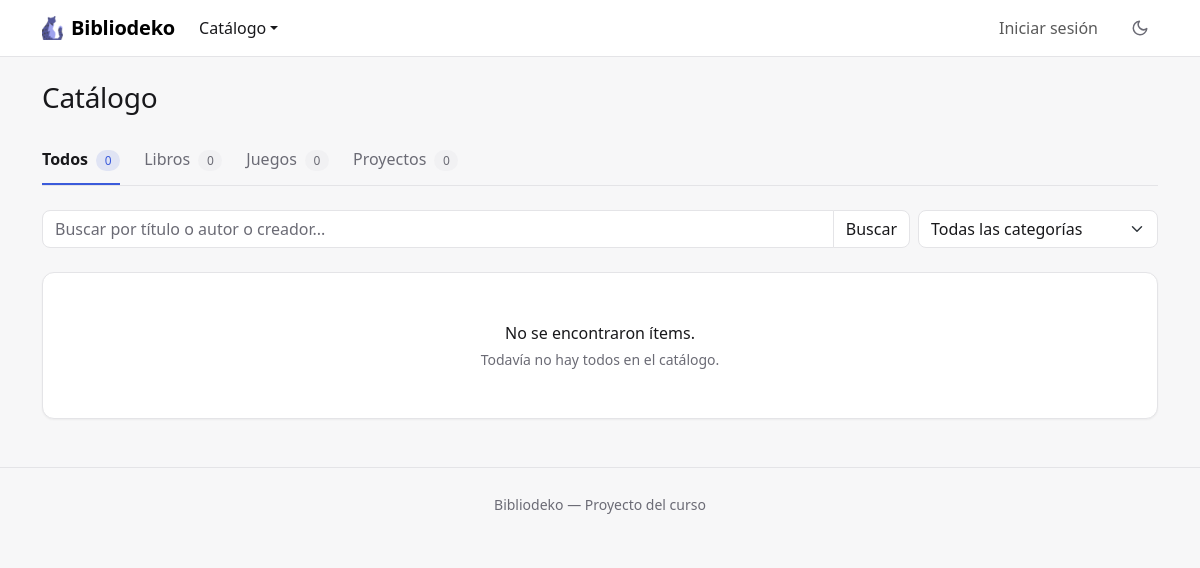
/, run on an earlier commit of the app's database.
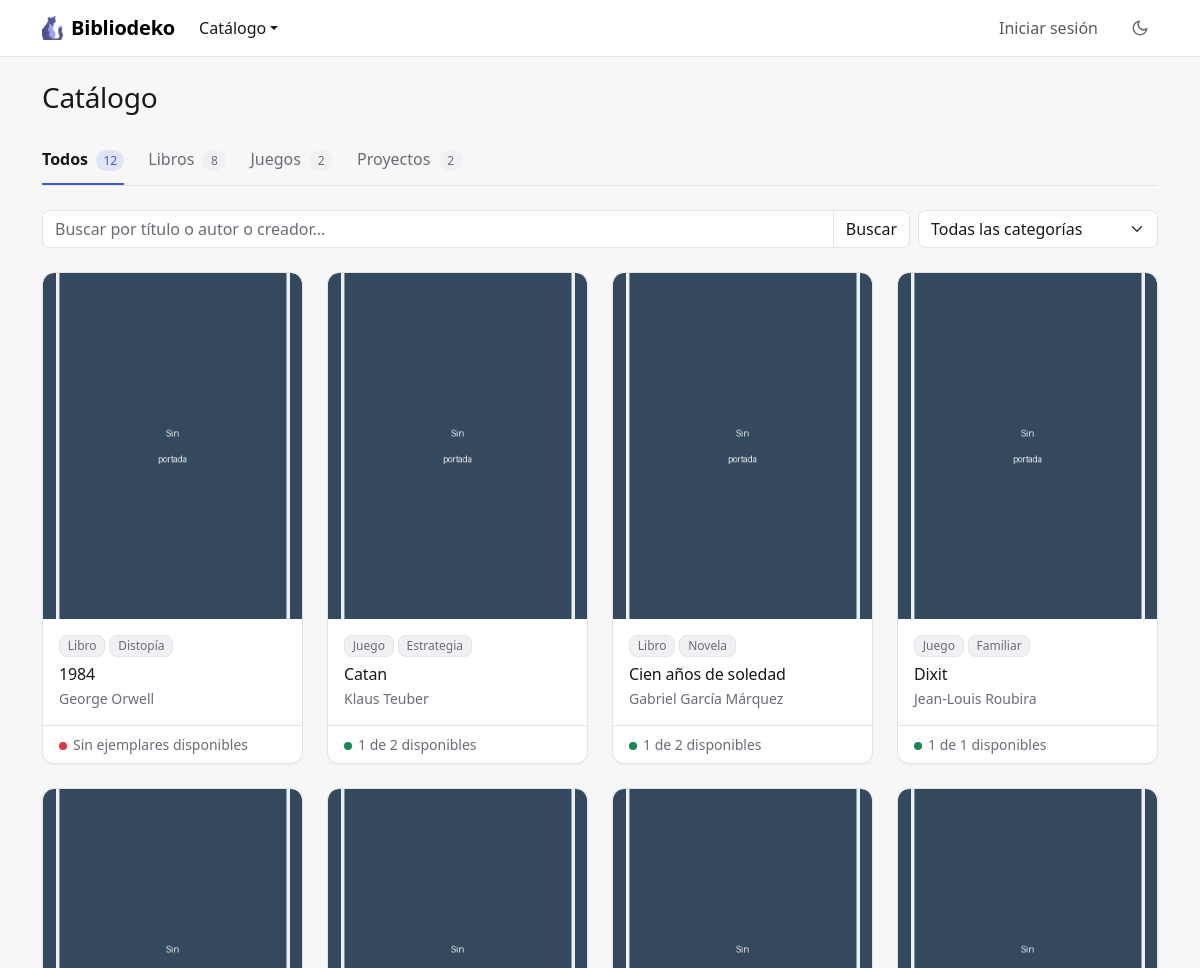
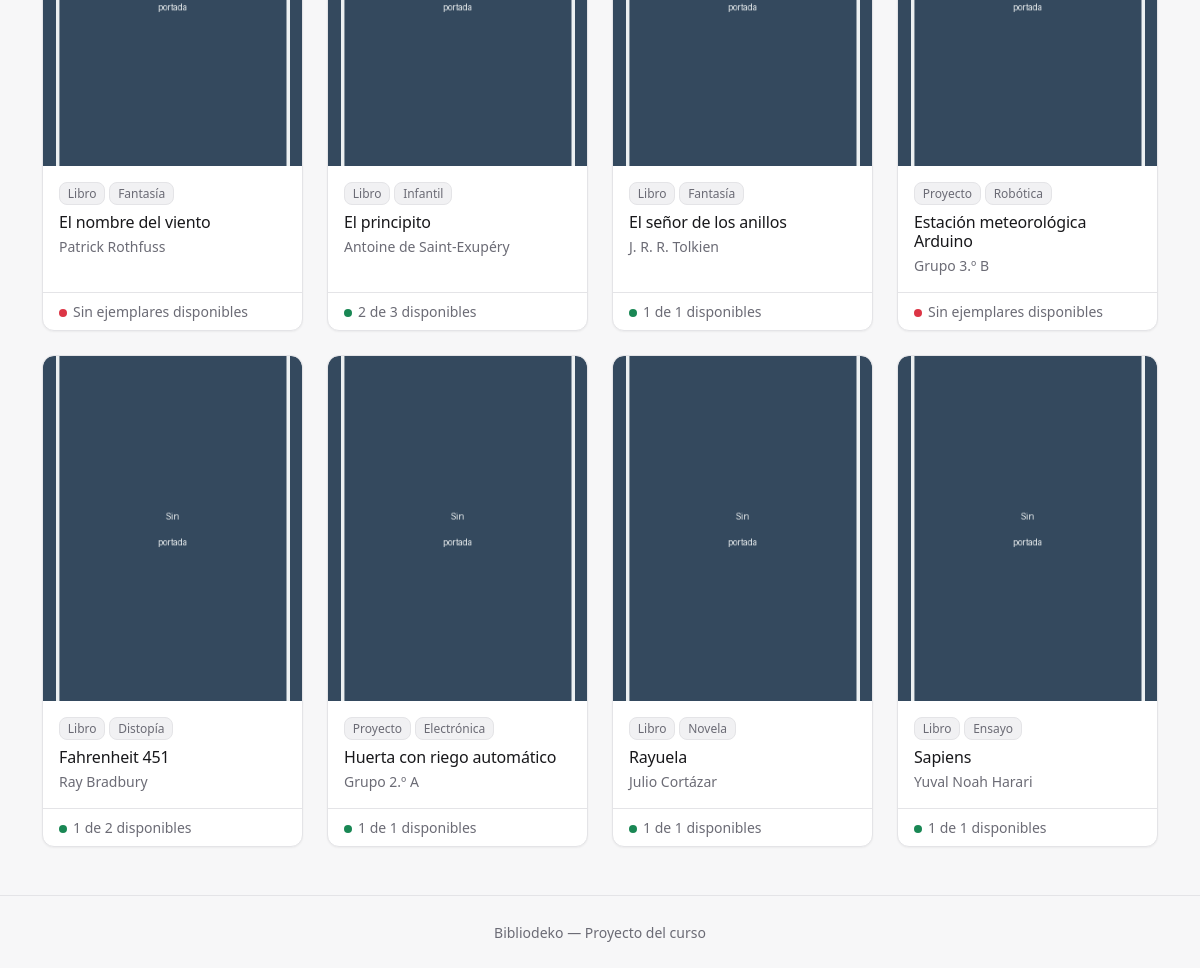
And on a later commit of the database (2 pictures, top to bottom).
### tables this page shows
CREATE TABLE IF NOT EXISTS items (
    id        INT AUTO_INCREMENT PRIMARY KEY,
    tipo      ENUM('libro', 'juego', 'proyecto') NOT NULL DEFAULT 'libro',
    titulo    VARCHAR(150) NOT NULL,
    autor     VARCHAR(100) NOT NULL,
    categoria VARCHAR(50)  NULL,
    stock     INT UNSIGNED NOT NULL DEFAULT 1,
    imagen    VARCHAR(100) NOT NULL DEFAULT 'default.png'
);

### controllers/ItemController.php (called while the page is built, shortened)
<?php
require_once __DIR__ . '/../models/Item.php';
function listarItems() {
    global $pdo;
    $tipo = $_GET['tipo'] ?? '';
    if (!in_array($tipo, Item::TIPOS)) {
        $tipo = '';
    }
    $categorias = Item::categorias($pdo);
    $categoria = $_GET['categoria'] ?? '';
    if (!in_array($categoria, $categorias, true)) {
        $categoria = '';
    }
    $filtros = [
        'q'          => trim($_GET['q'] ?? ''),
        'tipo'       => $tipo,
        'categoria'  => $categoria,
        'pagina'     => $_GET['p'] ?? 1,
        'por_pagina' => 12,
    ];
    $resultado = Item::listar($pdo, $filtros);
    $items = $resultado['filas'];
    $conteo = Item::contarPorTipo($pdo, $filtros['q'], $categoria);
    require __DIR__ . '/../views/items/listar.php';
}

### models/Item.php (called while the page is built, shortened)
<?php
class Item {
    private $tipo;
    private $titulo;
    private $autor;
    private $categoria;
    private $stock;
    private $imagen;
    private $prestados;
    private $apartados;
    public function __construct($id, $tipo, $titulo, $autor, $categoria, $stock, $imagen, $prestados, $apartados) {
        $this->tipo = $tipo;
        $this->titulo = $titulo;
        $this->autor = $autor;
        $this->categoria = $categoria;
        $this->stock = $stock;
        $this->imagen = $imagen;
        $this->prestados = $prestados;
        $this->apartados = $apartados;
    }
    public function getTipo() { return $this->tipo; }
    public function getTitulo() { return $this->titulo; }
    public function getAutor() { return $this->autor; }
    public function getCategoria() { return $this->categoria; }
    public function getStock() { return $this->stock; }
    public function getImagen() { return $this->imagen; }
    public function getDisponibles() { return $this->stock - $this->prestados - $this->apartados; }
    public static function etiquetaAutor($tipo) {
        return $tipo === '' ? 'Autor o creador' : 'Creador';
    }
    private static function selectConUso() {
        return "
            SELECT i.*,
                   (SELECT COUNT(*) FROM prestamos p WHERE p.item_id = i.id AND p.estado = 'activo') AS prestados,
                   (SELECT COUNT(*) FROM reservas r WHERE r.item_id = i.id AND " . Reserva::LISTA_VIGENTE . ") AS apartados
            FROM items i
        ";
    }
    private static function desdeFila($f) {
        return new Item($f['id'], $f['tipo'], $f['titulo'], $f['autor'], $f['categoria'], $f['stock'], $f['imagen'], $f['prestados'], $f['apartados']);
    }
    public static function listar($pdo, $filtros = []) {
        $filtros = array_merge(['q' => '', 'tipo' => '', 'categoria' => '', 'pagina' => 1, 'por_pagina' => 0], $filtros);
        $condiciones = [];
        $parametros = [];
        $where = empty($condiciones) ? '' : ' WHERE ' . implode(' AND ', $condiciones);
        $stmt = $pdo->prepare('SELECT COUNT(*) FROM items i' . $where);
        $stmt->execute($parametros);
        $total = (int) $stmt->fetchColumn();
        $sql = self::selectConUso() . $where . ' ORDER BY i.titulo';
        $paginacion = calcularPaginacion($total, $filtros['pagina'], $filtros['por_pagina']);
        $sql .= $paginacion['limite'];
        $stmt = $pdo->prepare($sql);
        $stmt->execute(array_merge([date('Y-m-d')], $parametros));
        $items = [];
        foreach ($stmt->fetchAll() as $f) {
            $items[] = self::desdeFila($f);
        }
        return ['filas' => $items, 'total' => $total, 'pagina' => $paginacion['pagina'], 'paginas' => $paginacion['paginas']];
    }
    public static function contarPorTipo($pdo, $q = '', $categoria = '') {
        $conteo = array_fill_keys(self::TIPOS, 0);
        $parametros = [];
        $sql = 'SELECT tipo, COUNT(*) AS cantidad FROM items';
        $stmt = $pdo->prepare($sql . ' GROUP BY tipo');
        $stmt->execute($parametros);
        foreach ($stmt->fetchAll() as $f) {
            $conteo[$f['tipo']] = (int) $f['cantidad'];
        }
        return $conteo;
    }
    public static function categorias($pdo) {
        $sql = "SELECT MIN(categoria) FROM items WHERE categoria <> '' GROUP BY categoria ORDER BY categoria";
        return $pdo->query($sql)->fetchAll(PDO::FETCH_COLUMN);
    }
}

### helpers.php (called while the page is built, shortened)
<?php
function esAdmin() {
    return isset($_SESSION['usuario']) && $_SESSION['usuario']['rol'] === 'admin';
}
function calcularPaginacion($total, $pagina, $porPagina) {
    $porPagina = (int) $porPagina;
    $paginas = max(1, (int) ceil($total / $porPagina));
    $pagina = min(max(1, (int) $pagina), $paginas);
    return [
        'pagina'  => $pagina,
        'paginas' => $paginas,
        'limite'  => ' LIMIT ' . $porPagina . ' OFFSET ' . ($pagina - 1) * $porPagina,
    ];
}

### views/items/listar.php (the view, shortened to what this page needs)
<?php
require __DIR__ . '/../header.php';
?>
<div class="encabezado">
  <h1 class="h3">Catálogo</h1>
</div>
<?php
$pestanas = ['' => 'Todos'] + Item::PLURALES;
$conteo[''] = array_sum($conteo);
$hayFiltros = $filtros['q'] !== '' || $categoria !== '';
?>
<ul class="nav nav-underline pestanas mb-4">
  <?php foreach ($pestanas as $clave => $nombre): ?>
    <?php $url = 'index.php?' . http_build_query(array_filter(['accion' => 'listarItems', 'tipo' => $clave, 'q' => $filtros['q'], 'categoria' => $categoria])); ?>
    <li class="nav-item">
      <a class="nav-link <?= $clave === $tipo ? 'active' : '' ?>" href="<?= htmlspecialchars($url) ?>"
        <?= $clave === $tipo ? 'aria-current="page"' : '' ?>>
        <?= htmlspecialchars($nombre) ?>
        <span class="contador"><?= htmlspecialchars($conteo[$clave]) ?></span>
      </a>
    </li>
  <?php endforeach; ?>
</ul>
<form method="GET" action="index.php" class="filtros-catalogo d-flex flex-wrap align-items-center gap-2 mb-4">
  <div class="input-group">
    <input type="search" name="q" class="form-control" aria-label="Buscar"
      placeholder="Buscar por título o <?= htmlspecialchars(mb_strtolower(Item::etiquetaAutor($tipo))) ?>..."
      value="<?= htmlspecialchars($filtros['q']) ?>">
    <button class="btn btn-outline-secondary" type="submit">Buscar</button>
  </div>
  <select name="categoria" class="form-select" aria-label="Categoría" onchange="this.form.submit()">
    <option value="">Todas las categorías</option>
  </select>
</form>
<?php if (empty($items)): ?>
  <div class="card estado-vacio">
    <p class="titulo">No se encontraron ítems.</p>
    <p class="small mb-0">
      <?php if ($hayFiltros): ?>
        Probá con otra búsqueda, otra categoría o en otra pestaña.
      <?php else: ?>
        Todavía no hay <?= htmlspecialchars(mb_strtolower($pestanas[$tipo])) ?> en el catálogo.
      <?php endif; ?>
    </p>
  </div>
<?php else: ?>
  <div class="row row-cols-2 row-cols-md-3 row-cols-lg-4 g-3 g-md-4">
    <?php foreach ($items as $item): ?>
      <div class="col">
        <div class="card h-100 tarjeta-item">
          <img src="uploads/<?= htmlspecialchars($item->getImagen()) ?>" alt="" class="card-img-top portada-tarjeta">
          <div class="card-body">
            <div class="d-flex flex-wrap gap-1 mb-2">
              <span class="badge etiqueta"><?= htmlspecialchars(ucfirst($item->getTipo())) ?></span>
              <?php if ($item->getCategoria()): ?>
                <span class="badge etiqueta"><?= htmlspecialchars($item->getCategoria()) ?></span>
              <?php endif; ?>
            </div>
            <h2 class="h6 card-title mb-1"><?= htmlspecialchars($item->getTitulo()) ?></h2>
            <p class="card-text text-body-secondary small mb-0"><?= htmlspecialchars($item->getAutor()) ?></p>
          </div>
          <div class="card-footer small text-body-secondary">
            <?php if ($item->getDisponibles() > 0): ?>
              <span class="punto bg-success"></span><?= htmlspecialchars($item->getDisponibles()) ?> de <?= htmlspecialchars($item->getStock()) ?> disponibles
            <?php else: ?>
              <span class="punto bg-danger"></span>Sin ejemplares disponibles
            <?php endif; ?>
          </div>
        </div>
      </div>
    <?php endforeach; ?>
  </div>
<?php endif; ?>
<?php require __DIR__ . '/../footer.php'; ?>

### index.php (shortened to what this page needs)
<?php
require_once __DIR__ . '/conexion.php';
require_once __DIR__ . '/helpers.php';
require_once __DIR__ . '/controllers/ItemController.php';
$accion = $_GET['accion'] ?? 'listarItems';
switch ($accion) {
    case 'listarItems':
        listarItems();
        break;
}

### views/header.php (shortened to what this page needs)
<?php
$accionActual = $_GET['accion'] ?? 'listarItems';
$enCatalogo   = in_array($accionActual, ['listarItems', 'formCrearItem', 'formEditarItem', 'crearItem', 'editarItem']);
?>
<!DOCTYPE html>
<html lang="es" data-bs-theme="light">
<head>
  <link href="https://cdn.jsdelivr.net/npm/bootstrap@5.3.3/dist/css/bootstrap.min.css" rel="stylesheet">
  <link href="https://cdn.jsdelivr.net/npm/select2@4.1.0-rc.0/dist/css/select2.min.css" rel="stylesheet">
  <link href="assets/css/estilo.css" rel="stylesheet">
</head>
<body>
  <nav class="navbar navbar-expand-lg barra-principal sticky-top mb-4 d-print-none">
    <div class="container">
      <a class="navbar-brand d-flex align-items-center gap-2" href="index.php?accion=listarItems">
        <img src="views/imagenes/favicon.ico" alt="" height="24">
        Bibliodeko
      </a>
      <div class="d-flex align-items-center gap-1 order-lg-last ms-auto ms-lg-3">
        <button type="button" class="btn boton-tema" id="cambiar-tema" title="Cambiar entre tema claro y oscuro" aria-label="Cambiar entre tema claro y oscuro">
          <svg class="icono-luna" width="18" height="18" viewBox="0 0 24 24" fill="none" stroke="currentColor" stroke-width="2" stroke-linecap="round" stroke-linejoin="round" aria-hidden="true">
            <path d="M21 12.8A9 9 0 1 1 11.2 3a7 7 0 0 0 9.8 9.8z" />
          </svg>
        </button>
      </div>
      <div class="collapse navbar-collapse" id="nav">
        <ul class="navbar-nav me-auto">
          <li class="nav-item dropdown">
            <a class="nav-link dropdown-toggle <?= $enCatalogo ? 'active' : '' ?>" href="#" role="button" data-bs-toggle="dropdown" aria-expanded="false">Catálogo</a>
          </li>
        </ul>
        <ul class="navbar-nav align-items-lg-center">
          <?php if (isset($_SESSION['usuario'])): ?>
            <li class="nav-item">
              <span class="navbar-text d-inline-flex align-items-center gap-2 me-lg-3 small">
                <span class="email-usuario text-truncate" title="<?= htmlspecialchars($_SESSION['usuario']['email']) ?>"><?= htmlspecialchars($_SESSION['usuario']['email']) ?></span>
                <span class="badge etiqueta"><?= htmlspecialchars($_SESSION['usuario']['rol']) ?></span>
              </span>
            </li>
            <li class="nav-item"><a class="nav-link" href="index.php?accion=logout">Salir</a></li>
          <?php else: ?>
            <li class="nav-item"><a class="nav-link <?= $accionActual === 'login' ? 'active' : '' ?>" href="index.php?accion=login">Iniciar sesión</a></li>
          <?php endif; ?>
        </ul>
      </div>
    </div>
  </nav>
  <main class="container pb-5">

### views/footer.php (shortened to what this page needs)
</main>
<footer class="pie text-center py-4 d-print-none">
  <small>Bibliodeko &mdash; Proyecto del curso</small>
</footer>
</body>
</html>

What changed in the data, as far as the page shows it:
added items: imagen (placeholder picture), tipo "Libro", categoria "Distopía", titulo "1984", autor "George Orwell", stock 1 (drawn)
added items: imagen (placeholder picture), tipo "Juego", categoria "Estrategia", titulo "Catan", autor "Klaus Teuber", Disponibles "1", stock "2"
added items: imagen (placeholder picture), tipo "Libro", categoria "Novela", titulo "Cien años de soledad", autor "Gabriel García Márquez", Disponibles "1", stock "2"
added items: imagen (placeholder picture), tipo "Juego", categoria "Familiar", titulo "Dixit", autor "Jean-Louis Roubira", stock "1"
added items: imagen (placeholder picture), tipo "Libro", categoria "Fantasía", titulo "El nombre del viento", autor "Patrick Rothfuss", stock 1 (drawn)
added items: imagen (placeholder picture), tipo "Libro", categoria "Infantil", titulo "El principito", autor "Antoine de Saint-Exupéry", Disponibles "2", stock "3"
added items: imagen (placeholder picture), tipo "Libro", categoria "Fantasía", titulo "El señor de los anillos", autor "J. R. R. Tolkien", stock "1"
added items: imagen (placeholder picture), tipo "Proyecto", categoria "Robótica", titulo "Estación meteorológica Arduino", autor "Grupo 3.º B", stock 1 (drawn)
added items: imagen (placeholder picture), tipo "Libro", categoria "Distopía", titulo "Fahrenheit 451", autor "Ray Bradbury", Disponibles "1", stock "2"
added items: imagen (placeholder picture), tipo "Proyecto", categoria "Electrónica", titulo "Huerta con riego automático", autor "Grupo 2.º A", stock "1"
added items: imagen (placeholder picture), tipo "Libro", categoria "Novela", titulo "Rayuela", autor "Julio Cortázar", stock "1"
added items: imagen (placeholder picture), tipo "Libro", categoria "Ensayo", titulo "Sapiens", autor "Yuval Noah Harari", stock "1"
Also different on the page:
mb_strtolower($pestanas[$tipo]): "todos" → (not shown)
new list line: "Todos 12"
new list line: "Libros 8"
new list line: "Juegos 2"
new list line: "Proyectos 2"
list line gone: "Todos 0"
list line gone: "Libros 0"
list line gone: "Juegos 0"
list line gone: "Proyectos 0"
text no longer shown: "No se encontraron ítems. Todavía no hay en el catálogo."
